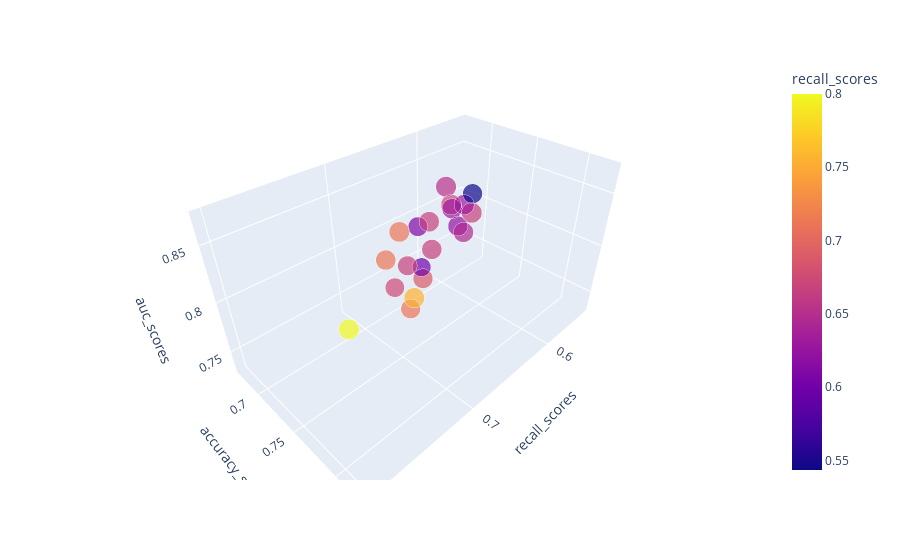

Notebook code for this chart:
### Code cell
fig = plt.figure(figsize=(16, 16))
fig = px.scatter_3d(cv_scores_df, x='recall_scores', y='accuracy_scores', z='auc_scores', color='recall_scores', size='auc_scores')
fig.show()

### Figure 1 — Plotly figure (JSON) as saved in the notebook; plotly's stock layout.template omitted (floating-point values rounded to 4 significant figures)
{"data": [{"hovertemplate": "recall_scores=%{marker.color}<br>accuracy_scores=%{y}<br>auc_scores=%{marker.size}<extra></extra>", "legendgroup": "", "marker": {"color": [0.6222, 0.6444, 0.7111, 0.6667, 0.6667, 0.6889, 0.6739, 0.6304, 0.6739, 0.6087, 0.6304, 0.6522, 0.5435, 0.7111, 0.7556, 0.6, 0.8, 0.7111, 0.6667, 0.6667], "coloraxis": "coloraxis", "size": [0.8184, 0.8324, 0.861, 0.8679, 0.821, 0.8108, 0.8721, 0.8382, 0.7673, 0.7864, 0.8465, 0.8696, 0.8031, 0.8, 0.8634, 0.732, 0.8686, 0.8307, 0.7915, 0.8444], "sizemode": "area", "sizeref": 0.00218, "symbol": "circle"}, "mode": "markers", "name": "", "scene": "scene", "showlegend": false, "type": "scatter3d", "x": [0.6222, 0.6444, 0.7111, 0.6667, 0.6667, 0.6889, 0.6739, 0.6304, 0.6739, 0.6087, 0.6304, 0.6522, 0.5435, 0.7111, 0.7556, 0.6, 0.8, 0.7111, 0.6667, 0.6667], "y": [0.7375, 0.7625, 0.7625, 0.7875, 0.75, 0.7625, 0.775, 0.7375, 0.7125, 0.675, 0.75, 0.75, 0.6875, 0.7722, 0.8228, 0.6709, 0.8228, 0.7468, 0.7215, 0.7468], "z": [0.8184, 0.8324, 0.861, 0.8679, 0.821, 0.8108, 0.8721, 0.8382, 0.7673, 0.7864, 0.8465, 0.8696, 0.8031, 0.8, 0.8634, 0.732, 0.8686, 0.8307, 0.7915, 0.8444]}], "layout": {"coloraxis": {"colorbar": {"title": {"text": "recall_scores"}}, "colorscale": [[0, "#0d0887"], [0.1111, "#46039f"], [0.2222, "#7201a8"], [0.3333, "#9c179e"], [0.4444, "#bd3786"], [0.5556, "#d8576b"], [0.6667, "#ed7953"], [0.7778, "#fb9f3a"], [0.8889, "#fdca26"], [1, "#f0f921"]]}, "legend": {"itemsizing": "constant", "tracegroupgap": 0}, "margin": {"t": 60}, "scene": {"domain": {"x": [0, 1], "y": [0, 1]}, "xaxis": {"title": {"text": "recall_scores"}}, "yaxis": {"title": {"text": "accuracy_scores"}}, "zaxis": {"title": {"text": "auc_scores"}}}}}
